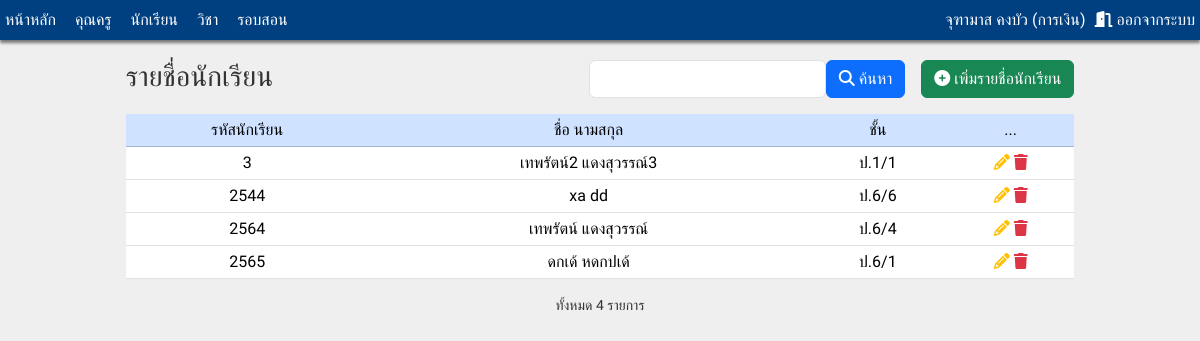
The page /admin/student.php (signed in) on the database its author committed.
### tables this page shows
CREATE TABLE `student` (
  `stu_id` int(5) NOT NULL COMMENT 'รหัสนักเรียน',
  `stu_name` varchar(50) DEFAULT NULL COMMENT 'ชื่อ',
  `stu_surname` varchar(50) DEFAULT NULL COMMENT 'นามสกุล',
  `stu_level` varchar(10) DEFAULT NULL COMMENT 'ชั้นปี',
  `stu_password` varchar(100) DEFAULT NULL COMMENT 'รหัสผ่าน'
);

### admin/student.php (the view, shortened to what this page needs)
<?php
include("../inc_connect.php");
?>
<!DOCTYPE html>
<html lang="en">
<head>
    <link rel="stylesheet" href="https://cdnjs.cloudflare.com/ajax/libs/font-awesome/6.4.0/css/all.min.css" />
    <link href="https://cdn.jsdelivr.net/npm/bootstrap@5.3.1/dist/css/bootstrap.min.css" rel="stylesheet">
    <link rel="stylesheet" href="../css/mystyle.css">
</head>
<body>
    <?php include("inc_menu.php");?>
    <div class="container">
        <div style="margin:auto;width:85%;">
            <h3 class="float-start mb-3" > รายชื่อนักเรียน </h3>
            <form action="" method="post">
            <button type ="button" class="btn btn-success float-end mb-3 ms-3" onclick="window.location='student_insert.php';"> <i class="fa-solid fa-circle-plus"></i> เพิ่มรายชื่อนักเรียน </button>
                <button type ="submit" class="btn btn-primary float-end mb-3"> <i class="fa-solid fa-magnifying-glass"></i> ค้นหา </button>
                <input type="text" name="keyword" class="form-control w-25 float-end mb-3">
            </form>
            <table class ="table table-sm">
                <tr class ="table-primary text-center">
                    <td> รหัสนักเรียน </td>
                    <td> ชื่อ นามสกุล </td>
                    <td> ชั้น </td>
                    <td> ... </td>
                </tr>
                <?php
                $sql = "Select * From student";
                $rst = mysqli_query( $conn,$sql);
                $num = mysqli_num_rows($rst);
                while ($arr = mysqli_fetch_array($rst))
                {
                ?>
                <tr class ="text-center">
                    <td> <?php echo $arr ['stu_id'];?> </td>
                    <td> <?php echo $arr ['stu_name']." ".$arr ['stu_surname'];?> </td>
                    <td> <?php echo $arr ['stu_level'];?> </td>
                    <td>
                    <a href ="student_edit.php?tid=<?php echo $arr ['stu_id'];?>" title="แก้ไข"><i class="fa-solid fa-pencil text-warning"></i></a>
                    <a href="#" title="ลบ" onclick="delete_stu('<?php echo $arr ['stu_id']?>')"><i class="fa-solid fa-trash text-danger"></i></a>
                    </td>
                </tr>
            <?php
            }
            ?>
            <table>
            <p class ="text-center small"> ทั้งหมด <?php echo $num ?> รายการ </p>
        </div>
    </div>
</body>
</html>

### css/mystyle.css (style rules this page uses)
body { font-size: 16px; font-family: 'Sarabun','Sriracha','Itim'; color: #333333; background-color: #EFEFEF; margin: 0; padding: 0; }

### rows shown on the page
student: stu_id "3", stu_name "เทพรัตน์2", stu_surname "แดงสุวรรณ์3", stu_level "ป.1/1"
student: stu_id "2544", stu_name "xa", stu_surname "dd", stu_level "ป.6/6"
student: stu_id "2564", stu_name "เทพรัตน์", stu_surname "แดงสุวรรณ์", stu_level "ป.6/4"
student: stu_id "2565", stu_name "ดกเด้", stu_surname "หดกปเด้", stu_level "ป.6/1"

### other values the page prints
$_SESSION['login_name'] "จุฑามาส คงบัว"
$_SESSION['login_position'] "การเงิน"
$num "4"
